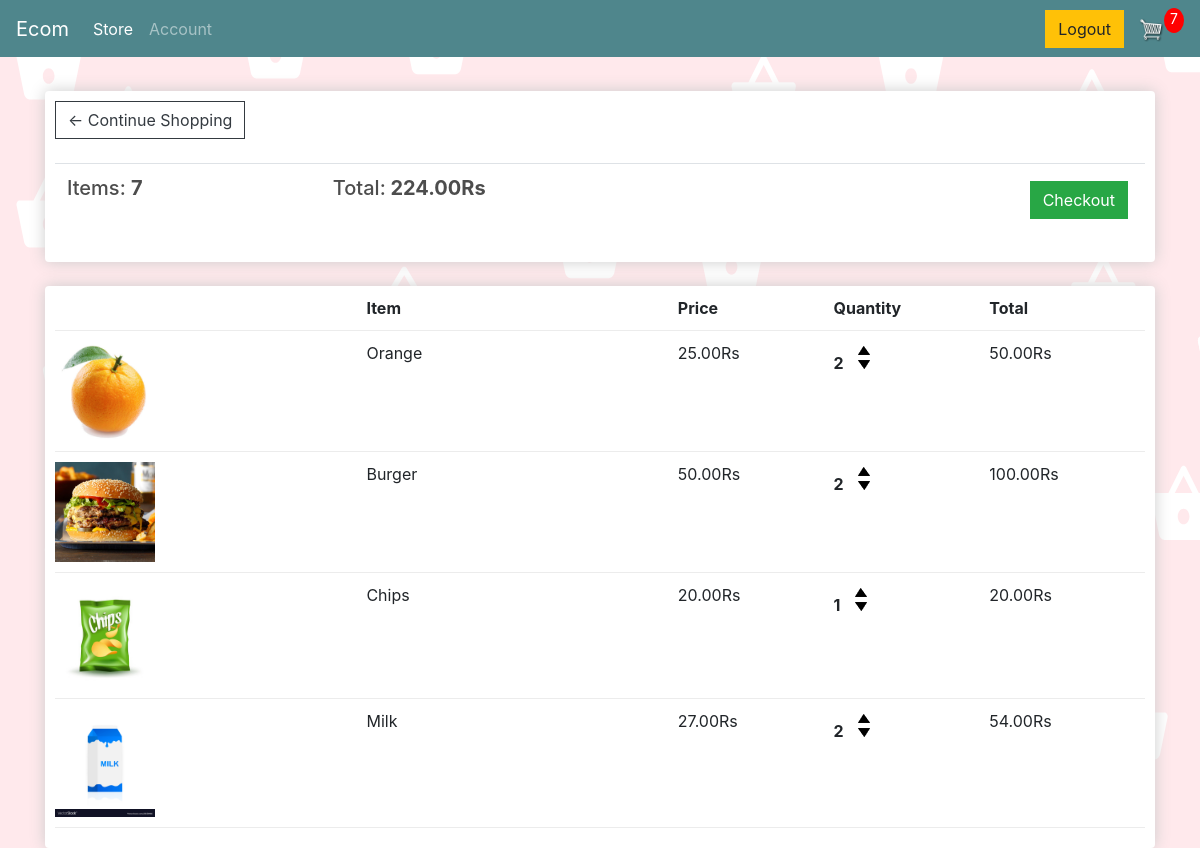
Before: /cart/ (signed in) with the older database file.
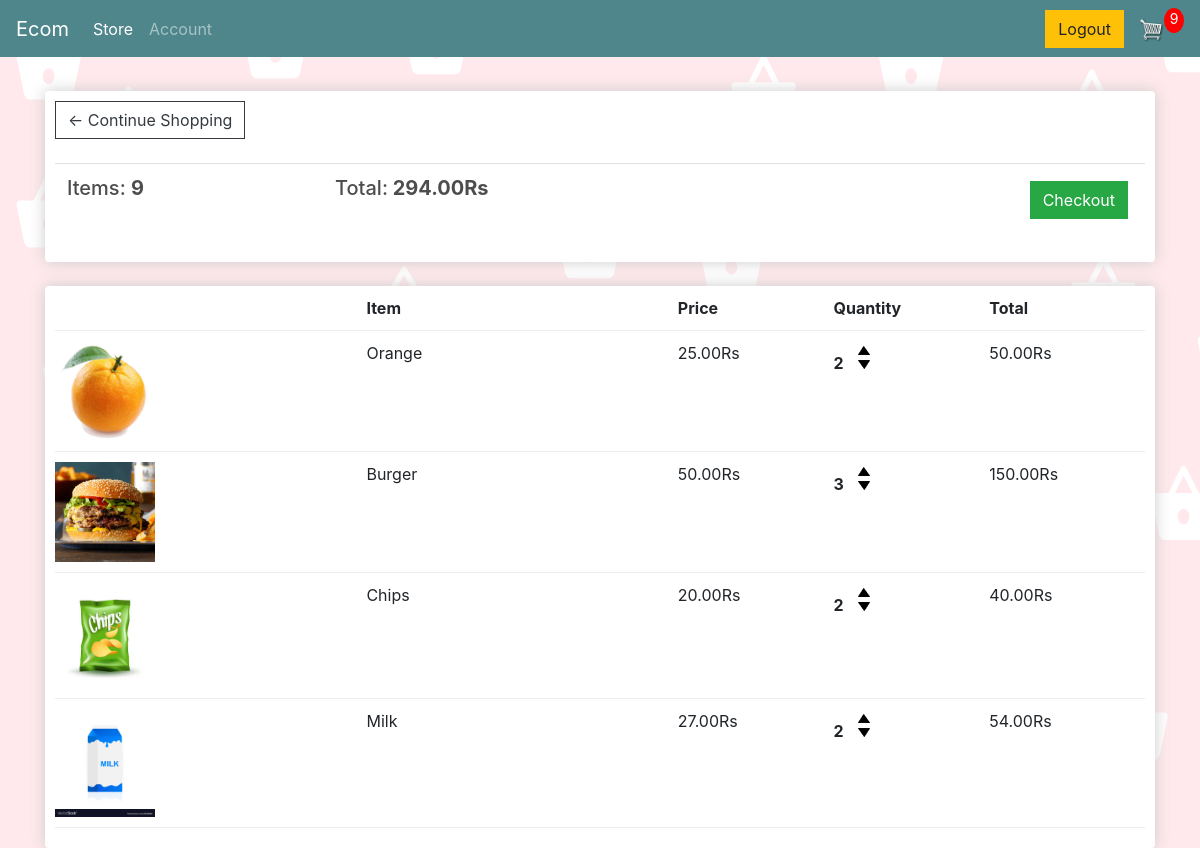
After: the same page with the newer database file.
### store/models.py (models this page shows, shortened)
class Order(models.Model):
	customer = models.OneToOneField(User, null=True, blank=True, on_delete=models.CASCADE)
	date_ordered = models.DateTimeField(auto_now_add=True,null=True)
	complete = models.BooleanField(default=False)
	transaction_id = models.CharField(max_length=100, null=True)
	@property
	def get_cart_total(self):
		orderitems = self.orderitem_set.all()
		total = sum([item.get_total for item in orderitems])
		return total
	@property
	def get_cart_items(self):
		orderitems = self.orderitem_set.all()
		total = sum([item.quantity for item in orderitems])
		return total

class OrderItem(models.Model):
	product = models.ForeignKey(Product, on_delete=models.SET_NULL, null=True)
	order = models.ForeignKey(Order, on_delete=models.SET_NULL, null=True)
	quantity = models.IntegerField(default=0, null=True, blank=True)
	date_added = models.DateTimeField(auto_now_add=True)
	@property
	def get_total(self):
		total = self.product.price * self.quantity
		return total

class Product(models.Model):
	name = models.CharField(max_length=200)
	price = models.FloatField()
	digital = models.BooleanField(default=False,null=True, blank=True)
	image = models.ImageField(null=True, blank=True)
	category = models.ManyToManyField(Tags, blank=True)
	@property
	def imageURL(self):
		try:
			url = self.image.url
		except:
			url = ''
		return url

### store/views.py (the view)
# urls.py: path('cart/', views.cart, name="cart"),
@login_required(login_url='login')
def cart(request):
	data = cartData(request)
	cartItems = data['cartItems']
	order = data['order']
	items = data['items']
	context = {'items':items, 'order':order, 'cartItems':cartItems}
	return render(request, 'store/cart.html', context)

### store/utils.py (called while the page is built)
def cartData(request):
	if request.user.is_authenticated:
		customer = request.user
		order, created = Order.objects.get_or_create(customer=customer, complete=False)
		items = order.orderitem_set.all()
		cartItems = order.get_cart_items
	else:
		cookieData = cookieCart(request)
		cartItems = cookieData['cartItems']
		order = cookieData['order']
		items = cookieData['items']
	return {'cartItems':cartItems ,'order':order, 'items':items}

### store/templates/store/cart.html
{% extends 'store/main.html' %}
{% load static %}
{% block content %}
	<div class="row">
		<div class="col-lg-12">
			<div class="box-element">
				<a  class="btn btn-outline-dark" href="{% url 'store' %}">&#x2190; Continue Shopping</a>
				<br>
				<br>
				<table class="table">
					<tr>
						<th><h5>Items: <strong>{{order.get_cart_items}}</strong></h5></th>
						<th><h5>Total:<strong> {{order.get_cart_total|floatformat:2}}Rs</strong></h5></th>
						<th>
							<a  style="float:right; margin:5px;" class="btn btn-success" href="{% url 'checkout' %}">Checkout</a>
						</th>
					</tr>
				</table>
			</div>
			<br>
			<div class="box-element">
				<div class="cart-row">
					<div style="flex:2"></div>
					<div style="flex:2"><strong>Item</strong></div>
					<div style="flex:1"><strong>Price</strong></div>
					<div style="flex:1"><strong>Quantity</strong></div>
					<div style="flex:1"><strong>Total</strong></div>
				</div>
				{% for item in items %}
				<div class="cart-row">
					<div style="flex:2"><img class="row-image" src="{{item.product.imageURL}}"></div>
					<div style="flex:2"><p>{{item.product.name}}</p></div>
					<div style="flex:1"><p>{{item.product.price|floatformat:2}}Rs</p></div>
					<div style="flex:1">
						<p class="quantity">{{item.quantity}}</p>
						<div class="quantity">
							<img data-product="{{item.product.id}}" data-action="add" class="chg-quantity update-cart" src="{% static  'images/arrow-up.png' %}">
							<img data-product="{{item.product.id}}" data-action="remove" class="chg-quantity update-cart" src="{% static  'images/arrow-down.png' %}">
						</div>
					</div>
					<div style="flex:1"><p>{{item.get_total|floatformat:2}}Rs</p></div>
				</div>
				{% endfor %}
			</div>
		</div>
	</div>
{% endblock content %}

Changed rows visible on the page:
changed through a linked row, Order: get_cart_items "7" → "9"; get_cart_total "224.00" → "294.00"
changed OrderItem "Burger": quantity "2" → "3"; get_total "100.00" → "150.00"
changed OrderItem "Chips": quantity "1" → "2"; get_total "20.00" → "40.00"
Other visible differences:
{{ cartItems }}: "7" → "9"
